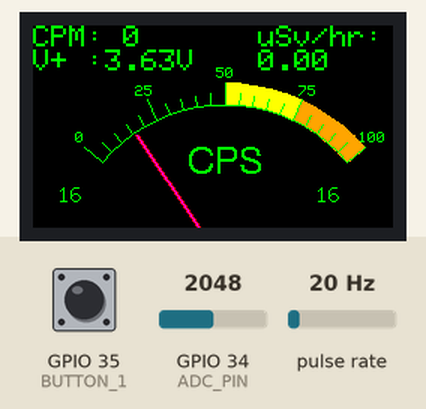
A sketch run on a simulated ESP32. Parts: 240×135 colour display. Wiring (inferred from the names in the program): pulse sensor: data GPIO 2. The inputs (shaded band) are chosen by the test bench; at power-on: pulse rate 20 Hz, GPIO 35 (BUTTON_1) HIGH, GPIO 34 (ADC_PIN) = 2048. What the sketch prints to the serial monitor is not drawn.

Above: at 1.3 s.
1.4 s: pulse rate (sensor on GPIO 2) set to 50 Hz
At 4.8 s:
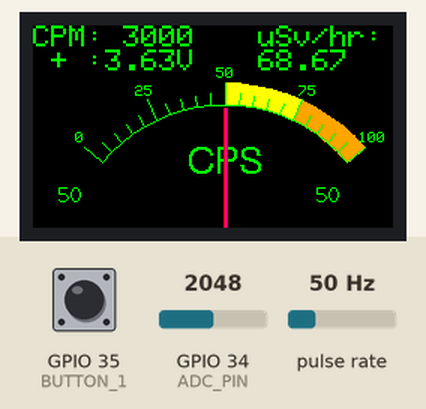
5.6 s: GPIO 35 (BUTTON_1) pulled LOW for 1 s
At 9.8 s:
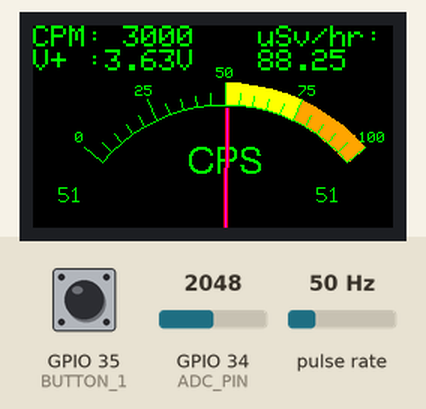
10.8 s: GPIO 34 (ADC_PIN) set to 2866
At 11.8 s:
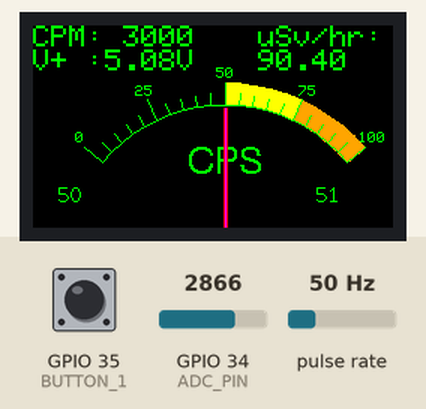
12.5 s: GPIO 35 (BUTTON_1) pulled LOW for 0.15 s
At 15.4 s:
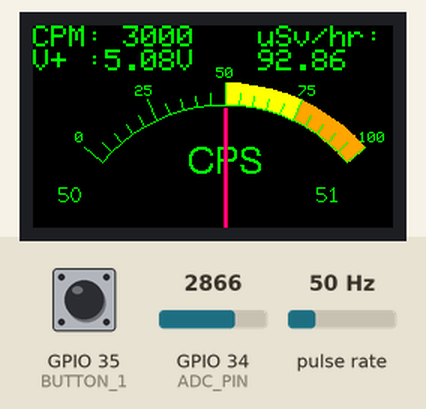
16.5 s: pulse rate (sensor on GPIO 2) set to 4 Hz
At 18.8 s:
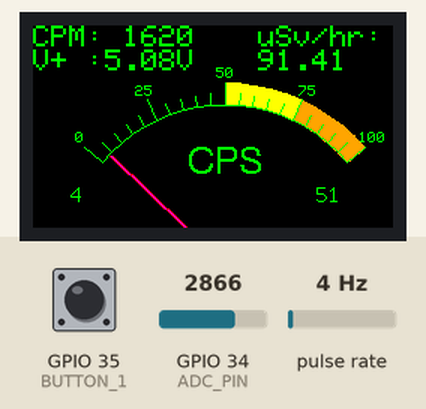
19.5 s: GPIO 34 (ADC_PIN) set to 3603
At 20.8 s:
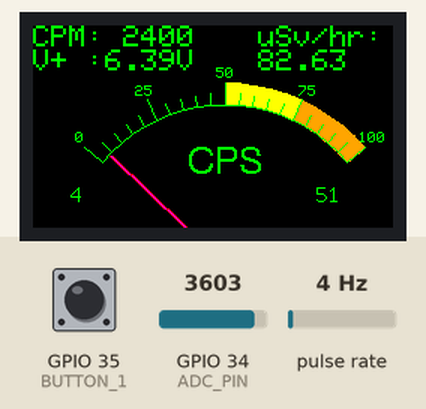
Timing chart, 0 to 22.5 s (numbered marks = the images above; inputs shaded):
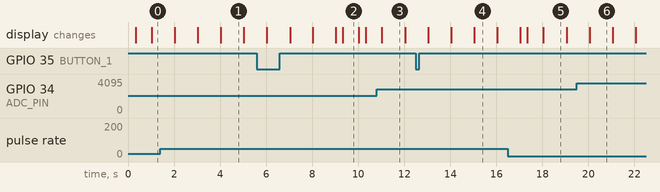

Measured:
- what the display in image 1 shows lasts 1.0 s, from 4.0 s to 5.0 s
- what the display in image 2 shows lasts 0.7 s, from 9.3 s to 10.0 s

The sketch:

TTGO_GeigerAnalog.ino
```cpp
/*Based on original code by juliaandwillett: https://create.arduino.cc/projecthub/juliandwillett/customizable-geiger-muller-counter-e847d1 */


#include <TFT_eSPI.h> // Hardware-specific library
#include <SPI.h>
#include "WiFi.h"
#include <Wire.h>
#include "Button2.h"
#include "Arduino.h"

#define M_SIZE 1.067 // Define meter size
#define TFT_GREY 0x5AEB
#define TFT_ORANGE      0xFD20      /* 255, 165,   0 */
#define ADC_EN              14  //ADC_EN is the ADC detection enable port
#define ADC_PIN             34
#define BUTTON_1            35 /*No buttons used yet*/
#define BUTTON_2            0
#define LOG_PERIOD 1000 // count rate (in milliseconds)

float ltx = 0;    // Saved x coord of bottom of needle
uint16_t osx = M_SIZE*120, osy = M_SIZE*120; // Saved x & y coords
uint32_t updateTime = 0;       // time for next update
unsigned long counts; //variable for GM Tube events
unsigned long previousMillis; //variable for measuring time
float averageCPM;
float sdCPM;
int currentCPM;
int correctCPM;
int bufCounts;
float calcCPM;
float CPMArray[100];
int maxCPM;
int vref = 1100;
TFT_eSPI tft = TFT_eSPI(135, 240); // Invoke custom TFT LCD library
//Button2 btn1(BUTTON_1);
Button2 buttonB = Button2(BUTTON_1);
char buff[512];

int old_analog =  -999; // Value last displayed

int value[6] = {0, 0, 0, 0, 0, 0};
int old_value[6] = { -1, -1, -1, -1, -1, -1};
int d = 0;

void setup() {
  Serial.begin(9600); // For debug
  counts = 0;
  currentCPM = 0;
  averageCPM = 0;
  maxCPM = 0;
  sdCPM = 0;
  calcCPM = 0;
  correctCPM= 0;
  tft.init();
  tft.setRotation(3);
  tft.fillScreen(TFT_BLACK);
  pinMode(2, INPUT); //set pins for Geiger Signal
  attachInterrupt(digitalPinToInterrupt(2), impulse, FALLING); //define external interrupts
  buttonB.setLongClickHandler(longpress);
  analogMeter(); // Draw analogue meter
  updateTime = millis(); // Next update time
}


void loop() {
  buttonB.loop();
  if (updateTime <= millis()) {
    updateTime = millis() + 1; // Update meter every 35 milliseconds
    value[0] = bufCounts;
    plotNeedle(value[0], 0); // It takes between 2 and 14ms to replot the needle with zero delay
    unsigned long currentMillis = millis();
  if (currentMillis - previousMillis > LOG_PERIOD) {
    previousMillis = currentMillis;
    CPMArray[currentCPM] = counts * 2;
    correctCPM = bufCounts * 60;
    Serial.println(String(correctCPM));
    tft.setTextSize(2);
    tft.setCursor(150, 0);
    tft.print("uSv/hr: ");
    tft.setCursor(150, 16);
    tft.print(averageCPM);
    tft.setTextSize(1);
    if (counts > maxCPM){
      maxCPM = counts;
    }
    if ((bufCounts != counts) && (currentMillis = 650) or (currentMillis = 950) or (currentMillis = 1250)){ //This buffers out the current CPM to hold until next LOG_PERIOD to prevent meter jumping
      bufCounts = counts;
    }
    counts = 0;
    averageCPM = 0;
    sdCPM = 0;
    //calc avg and sd
    for (int x = 0; x < currentCPM + 1; x++)  {
      averageCPM = averageCPM + CPMArray[x];
    }
    averageCPM = averageCPM / (currentCPM + 1);
    for (int x = 0; x < currentCPM + 1; x++)  {
      sdCPM = sdCPM + sq(CPMArray[x] - averageCPM);
    }
    sdCPM = sqrt(sdCPM / currentCPM) / sqrt(currentCPM + 1);


    Serial.println("Avg uSv: " + String(averageCPM) + " +/- " + String(sdCPM) + "  ArrayVal: " + String(CPMArray[currentCPM]));
    currentCPM = currentCPM + 1;
    displayAverageCPM();
    static uint64_t timeStamp = 0;
    if (millis() - timeStamp > 1000) {
        timeStamp = millis();
        uint16_t v = analogRead(ADC_PIN);
        float battery_voltage = ((float)v / 4095.0) * 2.0 * 3.3 * (vref / 1000.0);
        tft.setTextSize(2);
        tft.setCursor(0, 16);
        String voltage = "V+ :" + String(battery_voltage) + "V";
        Serial.print(voltage);
        tft.setTextDatum(MC_DATUM);
        tft.println(voltage);
        tft.setTextSize(1);
        Serial.print(correctCPM);

    }
  }
}
  }


// #########################################################################
//  Draw the analogue meter on the screen
// #########################################################################
void analogMeter()
{
  tft.setTextColor(TFT_GREEN);  // Text colour

  // Draw ticks every 5 degrees from -50 to +50 degrees (100 deg. FSD swing)
  for (int i = -50; i < 51; i += 5) {
    // Long scale tick length
    int tl = 15;

    // Coodinates of tick to draw
    float sx = cos((i - 90) * 0.0174532925);
    float sy = sin((i - 90) * 0.0174532925);
    uint16_t x0 = sx * (M_SIZE*100 + tl) + M_SIZE*120;
    uint16_t y0 = sy * (M_SIZE*100 + tl) + M_SIZE*150;
    uint16_t x1 = sx * M_SIZE*100 + M_SIZE*120;
    uint16_t y1 = sy * M_SIZE*100 + M_SIZE*150;

    // Coordinates of next tick for zone fill
    float sx2 = cos((i + 5 - 90) * 0.0174532925);
    float sy2 = sin((i + 5 - 90) * 0.0174532925);
    int x2 = sx2 * (M_SIZE*100 + tl) + M_SIZE*120;
    int y2 = sy2 * (M_SIZE*100 + tl) + M_SIZE*150;
    int x3 = sx2 * M_SIZE*100 + M_SIZE*120;
    int y3 = sy2 * M_SIZE*100 + M_SIZE*150;

    // Yellow zone limits
    //if (i >= -50 && i < 0) {
    //  tft.fillTriangle(x0, y0, x1, y1, x2, y2, TFT_YELLOW);
    //  tft.fillTriangle(x1, y1, x2, y2, x3, y3, TFT_YELLOW);
    //}

    // Green zone limits
    if (i >= 0 && i < 25) {
      tft.fillTriangle(x0, y0, x1, y1, x2, y2, TFT_YELLOW);
      tft.fillTriangle(x1, y1, x2, y2, x3, y3, TFT_YELLOW);
    }

    // Orange zone limits
    if (i >= 25 && i < 50) {
      tft.fillTriangle(x0, y0, x1, y1, x2, y2, TFT_ORANGE);
      tft.fillTriangle(x1, y1, x2, y2, x3, y3, TFT_ORANGE);
    }

    // Short scale tick length
    if (i % 25 != 0) tl = 8;

    // Recalculate coords incase tick lenght changed
    x0 = sx * (M_SIZE*100 + tl) + M_SIZE*120;
    y0 = sy * (M_SIZE*100 + tl) + M_SIZE*150;
    x1 = sx * M_SIZE*100 + M_SIZE*120;
    y1 = sy * M_SIZE*100 + M_SIZE*150;

    // Draw tick
    tft.drawLine(x0, y0, x1, y1, TFT_GREEN);

    // Check if labels should be drawn, with position tweaks
    if (i % 25 == 0) {
      // Calculate label positions
      x0 = sx * (M_SIZE*100 + tl + 10) + M_SIZE*120;
      y0 = sy * (M_SIZE*100 + tl + 10) + M_SIZE*150;
      switch (i / 25) {
        case -2: tft.drawCentreString("0", x0+4, y0-4, 1); break;
        case -1: tft.drawCentreString("25", x0+2, y0, 1); break;
        case 0: tft.drawCentreString("50", x0, y0, 1); break;
        case 1: tft.drawCentreString("75", x0, y0, 1); break;
        case 2: tft.drawCentreString("100", x0-2, y0-4, 1); break;
      }
    }

    // Now draw the arc of the scale
    sx = cos((i + 5 - 90) * 0.0174532925);
    sy = sin((i + 5 - 90) * 0.0174532925);
    x0 = sx * M_SIZE*100 + M_SIZE*120;
    y0 = sy * M_SIZE*100 + M_SIZE*150;
    // Draw scale arc, don't draw the last part
    if (i < 50) tft.drawLine(x0, y0, x1, y1, TFT_GREEN);
  }
  //tft.drawRect(1, M_SIZE*3, M_SIZE*236, M_SIZE*126, TFT_BLACK); // Draw bezel line
   tft.drawCentreString("CPS", M_SIZE*120, M_SIZE*75, 4); // Comment out to avoid font 4
  //plotNeedle(0, 0); // Put meter needle at 0
}

// #########################################################################
// Update needle position
// This function is blocking while needle moves, time depends on ms_delay
// 10ms minimises needle flicker if text is drawn within needle sweep area
// Smaller values OK if text not in sweep area, zero for instant movement but
// does not look realistic... (note: 100 increments for full scale deflection)
// #########################################################################
void plotNeedle(int value, byte ms_delay)
{
  tft.setTextColor(TFT_GREEN, TFT_BLACK);
  char buf[8]; dtostrf(value, 4, 0, buf);
  char maxcpmbuf[8]; dtostrf(maxCPM, 4, 0, maxcpmbuf);
  tft.drawRightString(maxcpmbuf, M_SIZE*(3 + 230 - 40), M_SIZE*(119 - 20), 2); // Max CPM this session in Right corner M_SIZE*(119 - 20)M_SIZE*(3 + 230 - 40)
  tft.drawRightString(buf, 33, M_SIZE*(119 - 20), 2); // Current Needle Value

  if (value < -10) value = -10; // Limit value to emulate needle end stops
  if (value > 110) value = 110;

  // Move the needle until new value reached
  while (!(value == old_analog)) {
    if (old_analog < value) old_analog++;
    else old_analog--;

    if (ms_delay == 0) old_analog = value; // Update immediately if delay is 0

    float sdeg = map(old_analog, -10, 110, -150, -30); // Map value to angle
    // Calculate tip of needle coords
    float sx = cos(sdeg * 0.0174532925);
    float sy = sin(sdeg * 0.0174532925);


    // Calculate x delta of needle start (does not start at pivot point)
    float tx = tan((sdeg + 90) * 0.0174532925);

    // Erase old needle image
    tft.drawLine(M_SIZE*(120 + 24 * ltx) - 1, M_SIZE*(150 - 24), osx - 1, osy, TFT_BLACK);
    tft.drawLine(M_SIZE*(120 + 24 * ltx), M_SIZE*(150 - 24), osx, osy, TFT_BLACK);
    tft.drawLine(M_SIZE*(120 + 24 * ltx) + 1, M_SIZE*(150 - 24), osx + 1, osy, TFT_BLACK);

    // Re-plot text under needle
    tft.setTextColor(TFT_GREEN, TFT_BLACK);
    tft.drawCentreString("CPS", M_SIZE*120, M_SIZE*75, 4); // // Comment out to avoid font 4

    // Store new needle end coords for next erase
    ltx = tx;
    osx = M_SIZE*(sx * 98 + 120);
    osy = M_SIZE*(sy * 98 + 150);

    // Draw the needle in the new postion, magenta makes needle a bit bolder
    // draws 3 lines to thicken needle
    tft.drawLine(M_SIZE*(120 + 24 * ltx) - 1, M_SIZE*(150 - 24), osx - 1, osy, TFT_RED);
    tft.drawLine(M_SIZE*(120 + 24 * ltx), M_SIZE*(150 - 24), osx, osy, TFT_MAGENTA);
    tft.drawLine(M_SIZE*(120 + 24 * ltx) + 1, M_SIZE*(150 - 24), osx + 1, osy, TFT_RED);

    // Slow needle down slightly as it approaches new postion
    if (abs(old_analog - value) < 10) ms_delay += ms_delay / 5;

    // Wait before next update
    delay(ms_delay);
  }
}
void impulse() {
    counts++;
  }
  void displayAverageCPM()  {
    tft.setCursor(0, 0);
    tft.setTextSize(2);
    tft.print("CPM: ");
    tft.print(correctCPM);
    //tft.print(outputSieverts(averageCPM));
    //tft.print("+/-");
    //tft.println(outputSieverts(sdCPM));
    tft.setTextSize(1);
  }
  float outputSieverts(float x)  {
    float y = x * 0.0057;
    return y;
  }
  void longpress(Button2& btn) {
    unsigned int time = btn.wasPressedFor();
    Serial.print("DeepSleep Init");
    if (time > 1000) {
     esp_deep_sleep_start();
    }
}
```
